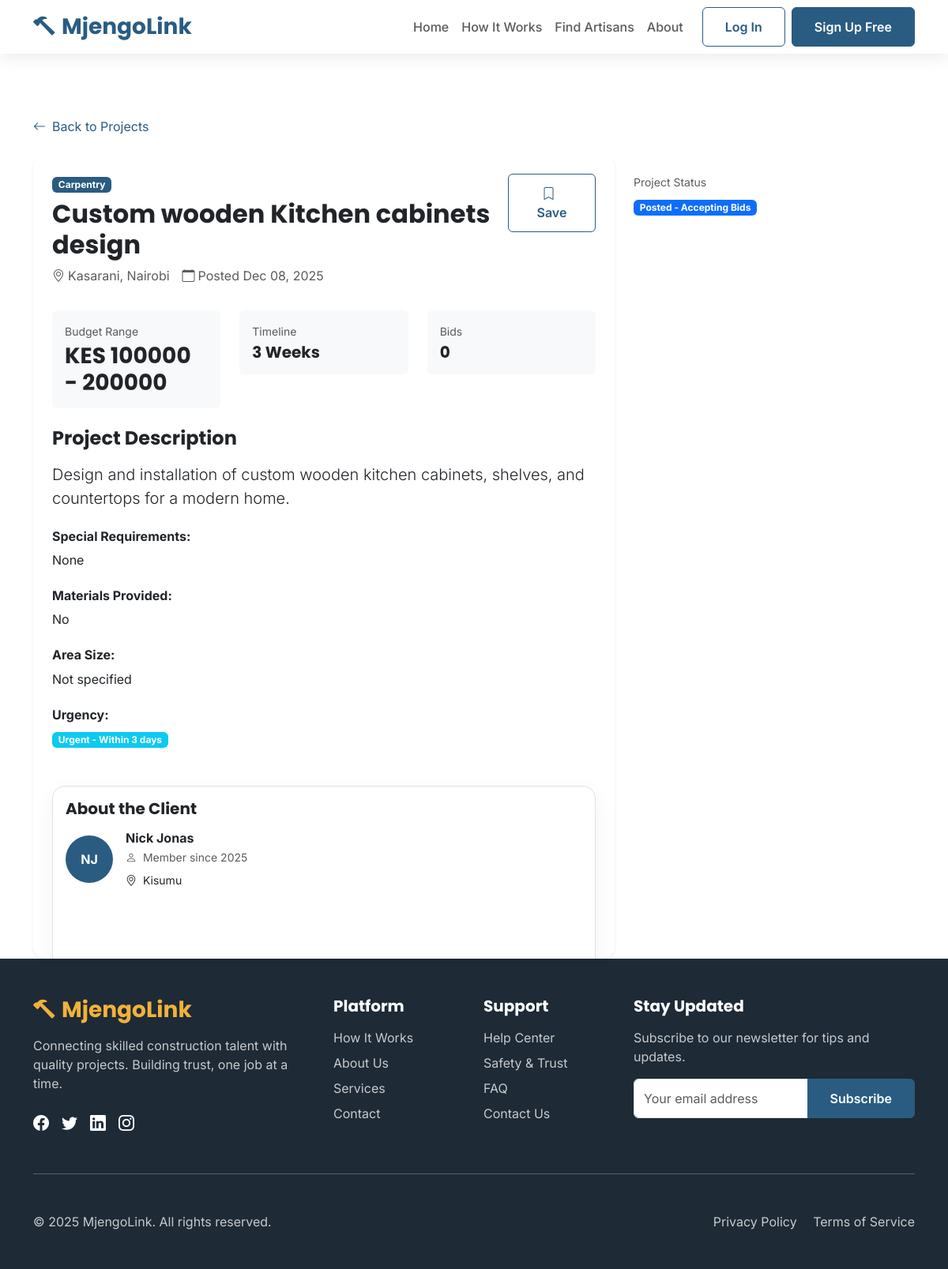
The page /projects/4/ on the database its author committed.
### projects/models.py (models this page shows, shortened)
class Project(models.Model):
    CATEGORY_CHOICES = [
        ('plumbing', 'Plumbing'),
        ('electrical', 'Electrical'),
        ('masonry', 'Masonry'),
        ('carpentry', 'Carpentry'),
        ('painting', 'Painting'),
        ('welding', 'Welding'),
        ('roofing', 'Roofing'),
        ('tiling', 'Tiling'),
        ('landscaping', 'Landscaping'),
        ('interior_design', 'Interior Design'),
        ('plastering', 'Plastering'),
        ('metalwork', 'Metalwork'),
        ('glass_work', 'Glass Work'),
        ('flooring', 'Flooring'),
        ('fencing', 'Fencing'),
        ('renovation', 'Renovation'),
        ('new_construction', 'New Construction'),
        ('maintenance', 'Maintenance'),
        ('other', 'Other'),
    ]
    STATUS_CHOICES = [
        ('draft', 'Draft'),
        ('posted', 'Posted - Accepting Bids'),
        ('bidding_closed', 'Bidding Closed'),
        ('assigned', 'Assigned to Artisan'),
        ('in_progress', 'In Progress'),
        ('on_hold', 'On Hold'),
        ('completed', 'Completed'),
        ('cancelled', 'Cancelled'),
        ('disputed', 'Disputed'),
    ]
    URGENCY_CHOICES = [
        ('low', 'Low - Within 1 month'),
        ('medium', 'Medium - Within 2 weeks'),
        ('high', 'High - Within 1 week'),
        ('urgent', 'Urgent - Within 3 days'),
    ]
    homeowner = models.ForeignKey(User, on_delete=models.CASCADE, related_name='projects', null=True, blank=True)
    title = models.CharField(max_length=200)
    description = models.TextField()
    category = models.CharField(max_length=50, choices=CATEGORY_CHOICES)
    location = models.CharField(max_length=200)
    exact_address = models.TextField(blank=True)
    budget_min = models.DecimalField(max_digits=10, decimal_places=2, validators=[MinValueValidator(Decimal('0.01'))])
    budget_max = models.DecimalField(max_digits=10, decimal_places=2, validators=[MinValueValidator(Decimal('0.01'))])
    preferred_timeline = models.CharField(max_length=100, help_text="e.g., 2 weeks, 1 month")
    urgency = models.CharField(max_length=20, choices=URGENCY_CHOICES, default='medium')
    status = models.CharField(max_length=20, choices=STATUS_CHOICES, default='draft')
    area_size = models.CharField(max_length=100, blank=True, help_text="e.g., 100 sq ft, 3 bedrooms")
    materials_provided = models.BooleanField(default=False)
    special_requirements = models.TextField(blank=True)
    posted_at = models.DateTimeField(auto_now_add=True)
    bidding_deadline = models.DateTimeField(null=True, blank=True)
    assigned_at = models.DateTimeField(null=True, blank=True)
    started_at = models.DateTimeField(null=True, blank=True)
    completed_at = models.DateTimeField(null=True, blank=True)
    updated_at = models.DateTimeField(auto_now=True)
    assigned_to = models.ForeignKey(User, on_delete=models.SET_NULL, null=True, blank=True,
                                    related_name='assigned_projects')
    final_price = models.DecimalField(max_digits=10, decimal_places=2, null=True, blank=True)
    final_timeline = models.CharField(max_length=100, blank=True)
    view_count = models.IntegerField(default=0)
    bid_count = models.IntegerField(default=0)
    class Meta:
        ordering = ['-posted_at']
        indexes = [
            models.Index(fields=['status', 'category']),
            models.Index(fields=['homeowner', 'status']),
        ]

### users/models.py (models this page shows, shortened)
class UserProfile(models.Model):
    USER_TYPE_CHOICES = [
        ('homeowner', 'Homeowner'),
        ('artisan', 'Artisan'),
        ('admin', 'Administrator'),
    ]
    user = models.OneToOneField(User, on_delete=models.CASCADE, related_name='profile')
    user_type = models.CharField(max_length=20, choices=USER_TYPE_CHOICES, default='homeowner')
    phone = models.CharField(max_length=20, blank=True)
    location = models.CharField(max_length=200, blank=True)
    bio = models.TextField(blank=True)
    profile_picture = models.ImageField(upload_to='profile_pictures/', blank=True, null=True)
    email_verified = models.BooleanField(default=False)
    phone_verified = models.BooleanField(default=False)
    created_at = models.DateTimeField(auto_now_add=True)
    updated_at = models.DateTimeField(auto_now=True)
    total_projects = models.IntegerField(default=0)
    completed_projects = models.IntegerField(default=0)
    average_rating = models.FloatField(default=0.0)
    class Meta:
        ordering = ['-created_at']

### projects/views.py (the view)
# urls.py: path('<int:pk>/', views.ProjectDetailView.as_view(), name='detail'),
class ProjectDetailView(DetailView):
    model = Project
    template_name = 'projects/detail.html'
    context_object_name = 'project'
    def get_context_data(self, **kwargs):
        context = super().get_context_data(**kwargs)
        project = self.object
        print(f"DEBUG - Project ID: {project.id}")
        print(f"DEBUG - Title: {project.title}")
        print(f"DEBUG - Description: {project.description[:50]}...")
        print(f"DEBUG - Budget Min: {project.budget_min}")
        print(f"DEBUG - Budget Max: {project.budget_max}")
        if not self.request.user.is_authenticated or self.request.user != project.homeowner:
            project.view_count += 1
            project.save(update_fields=['view_count'])
        context['images'] = project.images.all()
        if self.request.user.is_authenticated:
            context['user_has_bid'] = Bid.objects.filter(
                project=project,
                artisan=self.request.user
            ).exists()
        else:
            context['user_has_bid'] = False
        context['similar_projects'] = Project.objects.filter(
            category=project.category
        ).exclude(id=project.id)[:3]
        return context

### core/context_processors/admin_counts.py (called while the page is built, shortened)
def admin_counts(request):
    return {}

### templates/projects/detail.html (shortened to what this page needs)
{% extends "base.html" %}
{% block content %}
<div class="container mt-5 pt-4">
    <div class="mb-4">
        <a href="{% url 'projects:list' %}" class="text-decoration-none text-mjengo-primary">
            <i class="bi bi-arrow-left me-2"></i>Back to Projects
        </a>
    </div>
    <div class="row">
        <div class="col-lg-8">
            <div class="card shadow-sm border-0 mb-4 animate-fadeInUp">
                <div class="card-body p-4">
                    <div class="d-flex justify-content-between align-items-start mb-3">
                        <div>
                            <span class="badge bg-mjengo-primary mb-2">{{ project.get_category_display }}</span>
                            <h1 class="h2 fw-bold mb-2">{{ project.title }}</h1>
                            <div class="d-flex align-items-center text-muted mb-3">
                                <i class="bi bi-geo-alt me-1"></i>
                                <span class="me-3">{{ project.location }}</span>
                                <i class="bi bi-calendar me-1"></i>
                                <span>Posted {{ project.posted_at|date:"M d, Y" }}</span>
                            </div>
                        </div>
                        <button class="btn btn-outline-primary"><i class="bi bi-bookmark me-2"></i>Save</button>
                    </div>
                    <div class="row g-4 mb-4">
                        <div class="col-md-4">
                            <div class="p-3 bg-light rounded">
                                <small class="text-muted d-block mb-1">Budget Range</small>
                                <h3 class="fw-bold text-mjengo-accent mb-0">
                                    KES {{ project.budget_min|floatformat:0 }} - {{ project.budget_max|floatformat:0 }}
                                </h3>
                            </div>
                        </div>
                        <div class="col-md-4">
                            <div class="p-3 bg-light rounded">
                                <small class="text-muted d-block mb-1">Timeline</small>
                                <h5 class="fw-bold mb-0">{{ project.preferred_timeline }}</h5>
                            </div>
                        </div>
                        <div class="col-md-4">
                            <div class="p-3 bg-light rounded">
                                <small class="text-muted d-block mb-1">Bids</small>
                                <h5 class="fw-bold mb-0">{{ project.bid_count }}</h5>
                            </div>
                        </div>
                    </div>
                    <div class="mb-5">
                        <h4 class="fw-bold mb-3">Project Description</h4>
                        <p class="lead mb-4">{{ project.description }}</p>
                        {% if project.special_requirements %}
                        <div class="mb-4">
                            <h6 class="fw-bold mb-2">Special Requirements:</h6>
                            <p>{{ project.special_requirements }}</p>
                        </div>
                        {% endif %}
                        <div class="mb-4">
                            <h6 class="fw-bold mb-2">Materials Provided:</h6>
                            <p>{{ project.materials_provided|yesno:"Yes,No,Not specified" }}</p>
                        </div>
                        <div>
                            <h6 class="fw-bold mb-2">Area Size:</h6>
                            <p>{{ project.area_size|default:"Not specified" }}</p>
                        </div>
                        <div class="mt-4">
                            <h6 class="fw-bold mb-2">Urgency:</h6>
                            <span class="badge
                                {% if project.urgency == 'high' %}bg-danger
                                {% elif project.urgency == 'medium' %}bg-warning
                                {% else %}bg-info{% endif %}">
                                {{ project.get_urgency_display }}
                            </span>
                        </div>
                    </div>
                    {% if project.homeowner %}
                    <div class="card border mb-4">
                        <div class="card-body">
                            <h5 class="fw-bold mb-3">About the Client</h5>
                            <div class="d-flex align-items-center">
                                <div class="flex-shrink-0">
                                    {% if project.homeowner.profile.profile_picture %}
                                        <img src="{{ project.homeowner.profile.profile_picture.url }}"
                                             alt="Profile Picture"
                                             class="rounded-circle"
                                             width="60"
                                             height="60">
                                    {% else %}
                                        <div class="bg-mjengo-primary rounded-circle d-flex align-items-center justify-content-center"
                                             style="width: 60px; height: 60px;">
                                            <span class="text-white fw-bold">
                                                {{ project.homeowner.first_name|first|upper }}{{ project.homeowner.last_name|first|upper }}
                                            </span>
                                        </div>
                                    {% endif %}
                                </div>
                                <div class="flex-grow-1 ms-3">
                                    <h6 class="fw-bold mb-1">{{ project.homeowner.get_full_name }}</h6>
                                    <p class="text-muted small mb-2">
                                        <i class="bi bi-person me-1"></i>
                                        Member since {{ project.homeowner.date_joined|date:"Y" }}
                                    </p>
                                    {% if project.homeowner.profile.location %}
                                    <p class="small mb-0">
                                        <i class="bi bi-geo-alt me-1"></i>
                                        {{ project.homeowner.profile.location }}
                                    </p>
                                    {% endif %}
                                </div>
                            </div>
                        </div>
                    </div>
                    {% endif %}
                </div>
            </div>
        </div>
        <div class="col-lg-4">
                    <div class="mt-4">
                        <small class="text-muted d-block mb-2">Project Status</small>
                        <span class="badge
                            {% if project.status == 'posted' %}bg-primary
                            {% elif project.status == 'in_progress' %}bg-success
                            {% elif project.status == 'completed' %}bg-secondary
                            {% elif project.status == 'cancelled' %}bg-danger
                            {% else %}bg-info{% endif %}">
                            {{ project.get_status_display }}
                        </span>
                    </div>
                </div>
            </div>
        </div>
{% endblock %}

### static/css/style.css (style rules this page uses)
:root { --mjengo-primary: #2A5C82; --mjengo-secondary: #F0B23A; --mjengo-accent: #34A853; --mjengo-light: #F8F9FA; --mjengo-dark: #1E2A36; --mjengo-gray: #6C757D; }
body { font-family: 'Inter', sans-serif; color: var(--mjengo-dark); padding-top: 76px; overflow-x: hidden; min-height: 100vh; display: flex; flex-direction: column; }
h1, h2, h3, h4, h5, .navbar-brand { font-family: 'Poppins', sans-serif; font-weight: 700; }
h1 { font-weight: 800; }
.bg-mjengo-primary { background-color: var(--mjengo-primary) !important; }
.text-mjengo-primary { color: var(--mjengo-primary) !important; }
.btn-outline-primary { color: var(--mjengo-primary); border-color: var(--mjengo-primary); padding: 0.75rem 1.75rem; font-weight: 600; transition: all 0.3s ease; }
.card { border: none; border-radius: 16px; box-shadow: 0 10px 30px rgba(0, 0, 0, 0.05); transition: all 0.4s ease; height: 100%; overflow: hidden; position: relative; z-index: 1; }
.card::before { content: ''; position: absolute; top: 0; left: 0; right: 0; height: 5px; background: linear-gradient(90deg, var(--mjengo-primary), var(--mjengo-secondary)); z-index: 2; transform: scaleX(0); transform-origin: left; transition: transform 0.5s ease; }
.animate-fadeInUp { animation: fadeInUp 0.8s ease forwards; }

### rows shown on the page
Project: category "Carpentry", title "Custom wooden Kitchen cabinets design", location "Kasarani, Nairobi", posted_at "Dec 08, 2025", budget_min "100000", budget_max "200000", preferred_timeline "3 Weeks", bid_count "0", description "Design and installation of custom wooden kitchen cabinets, shelves, and countertops for a modern home.", special_requirements "None", materials_provided "No", area_size "Not specified", urgency "Urgent - Within 3 days", homeowner.first_name|first "N", homeowner.last_name|first "J", homeowner.get_full_name "Nick Jonas", homeowner.date_joined "2025", homeowner.profile.location "Kisumu", status "Posted - Accepting Bids"
